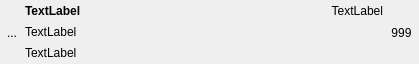
<?xml version="1.0" encoding="UTF-8"?>
<ui version="4.0">
 <class>ContactItemView</class>
 <widget class="QWidget" name="ContactItemView">
  <property name="geometry">
   <rect>
    <x>0</x>
    <y>0</y>
    <width>419</width>
    <height>64</height>
   </rect>
  </property>
  <property name="sizePolicy">
   <sizepolicy hsizetype="Preferred" vsizetype="Fixed">
    <horstretch>0</horstretch>
    <verstretch>0</verstretch>
   </sizepolicy>
  </property>
  <property name="focusPolicy">
   <enum>Qt::ClickFocus</enum>
  </property>
  <property name="contextMenuPolicy">
   <enum>Qt::DefaultContextMenu</enum>
  </property>
  <property name="windowTitle">
   <string>Form</string>
  </property>
  <layout class="QHBoxLayout" name="horizontalLayout_3">
   <property name="spacing">
    <number>1</number>
   </property>
   <property name="leftMargin">
    <number>0</number>
   </property>
   <property name="topMargin">
    <number>1</number>
   </property>
   <property name="rightMargin">
    <number>0</number>
   </property>
   <property name="bottomMargin">
    <number>0</number>
   </property>
   <item>
    <layout class="QVBoxLayout" name="verticalLayout_3">
     <property name="spacing">
      <number>0</number>
     </property>
     <property name="topMargin">
      <number>0</number>
     </property>
     <property name="bottomMargin">
      <number>0</number>
     </property>
     <item>
      <spacer name="verticalSpacer_3">
       <property name="orientation">
        <enum>Qt::Vertical</enum>
       </property>
       <property name="sizeHint" stdset="0">
        <size>
         <width>20</width>
         <height>3</height>
        </size>
       </property>
      </spacer>
     </item>
     <item>
      <widget class="QToolButton" name="toolButton_2">
       <property name="focusPolicy">
        <enum>Qt::NoFocus</enum>
       </property>
       <property name="contextMenuPolicy">
        <enum>Qt::NoContextMenu</enum>
       </property>
       <property name="text">
        <string>...</string>
       </property>
       <property name="icon">
        <iconset resource="rcc.qrc">
         <normaloff>:/icons/icon_avatar_40.png</normaloff>:/icons/icon_avatar_40.png</iconset>
       </property>
       <property name="iconSize">
        <size>
         <width>32</width>
         <height>32</height>
        </size>
       </property>
       <property name="autoRaise">
        <bool>true</bool>
       </property>
      </widget>
     </item>
     <item>
      <spacer name="verticalSpacer_4">
       <property name="orientation">
        <enum>Qt::Vertical</enum>
       </property>
       <property name="sizeHint" stdset="0">
        <size>
         <width>20</width>
         <height>3</height>
        </size>
       </property>
      </spacer>
     </item>
    </layout>
   </item>
   <item>
    <layout class="QVBoxLayout" name="verticalLayout">
     <property name="spacing">
      <number>0</number>
     </property>
     <item>
      <layout class="QHBoxLayout" name="horizontalLayout">
       <property name="spacing">
        <number>0</number>
       </property>
       <item>
        <widget class="QLabel" name="label_2">
         <property name="sizePolicy">
          <sizepolicy hsizetype="Expanding" vsizetype="Preferred">
           <horstretch>0</horstretch>
           <verstretch>0</verstretch>
          </sizepolicy>
         </property>
         <property name="font">
          <font>
           <weight>75</weight>
           <bold>true</bold>
          </font>
         </property>
         <property name="contextMenuPolicy">
          <enum>Qt::NoContextMenu</enum>
         </property>
         <property name="text">
          <string>TextLabel</string>
         </property>
         <property name="textInteractionFlags">
          <set>Qt::LinksAccessibleByMouse|Qt::TextSelectableByMouse</set>
         </property>
        </widget>
       </item>
       <item>
        <spacer name="horizontalSpacer">
         <property name="orientation">
          <enum>Qt::Horizontal</enum>
         </property>
         <property name="sizeType">
          <enum>QSizePolicy::Preferred</enum>
         </property>
         <property name="sizeHint" stdset="0">
          <size>
           <width>3</width>
           <height>20</height>
          </size>
         </property>
        </spacer>
       </item>
       <item>
        <widget class="QLabel" name="LabelLastMsgTime">
         <property name="sizePolicy">
          <sizepolicy hsizetype="Preferred" vsizetype="Preferred">
           <horstretch>0</horstretch>
           <verstretch>0</verstretch>
          </sizepolicy>
         </property>
         <property name="contextMenuPolicy">
          <enum>Qt::NoContextMenu</enum>
         </property>
         <property name="text">
          <string>TextLabel</string>
         </property>
         <property name="alignment">
          <set>Qt::AlignRight|Qt::AlignTrailing|Qt::AlignVCenter</set>
         </property>
         <property name="textInteractionFlags">
          <set>Qt::TextBrowserInteraction</set>
         </property>
        </widget>
       </item>
      </layout>
     </item>
     <item>
      <layout class="QHBoxLayout" name="horizontalLayout_2">
       <property name="spacing">
        <number>0</number>
       </property>
       <item>
        <widget class="QLabel" name="label_3">
         <property name="sizePolicy">
          <sizepolicy hsizetype="Expanding" vsizetype="Preferred">
           <horstretch>0</horstretch>
           <verstretch>0</verstretch>
          </sizepolicy>
         </property>
         <property name="contextMenuPolicy">
          <enum>Qt::NoContextMenu</enum>
         </property>
         <property name="text">
          <string>TextLabel</string>
         </property>
         <property name="textInteractionFlags">
          <set>Qt::TextBrowserInteraction</set>
         </property>
        </widget>
       </item>
       <item>
        <spacer name="horizontalSpacer_2">
         <property name="orientation">
          <enum>Qt::Horizontal</enum>
         </property>
         <property name="sizeType">
          <enum>QSizePolicy::Preferred</enum>
         </property>
         <property name="sizeHint" stdset="0">
          <size>
           <width>3</width>
           <height>20</height>
          </size>
         </property>
        </spacer>
       </item>
      </layout>
     </item>
     <item>
      <widget class="QLabel" name="label_4">
       <property name="sizePolicy">
        <sizepolicy hsizetype="Expanding" vsizetype="Preferred">
         <horstretch>0</horstretch>
         <verstretch>0</verstretch>
        </sizepolicy>
       </property>
       <property name="contextMenuPolicy">
        <enum>Qt::NoContextMenu</enum>
       </property>
       <property name="text">
        <string>TextLabel</string>
       </property>
       <property name="textInteractionFlags">
        <set>Qt::TextBrowserInteraction</set>
       </property>
      </widget>
     </item>
    </layout>
   </item>
   <item>
    <layout class="QVBoxLayout" name="verticalLayout_2">
     <property name="spacing">
      <number>0</number>
     </property>
     <property name="sizeConstraint">
      <enum>QLayout::SetMinimumSize</enum>
     </property>
     <item>
      <spacer name="verticalSpacer">
       <property name="orientation">
        <enum>Qt::Vertical</enum>
       </property>
       <property name="sizeHint" stdset="0">
        <size>
         <width>20</width>
         <height>3</height>
        </size>
       </property>
      </spacer>
     </item>
     <item>
      <widget class="QToolButton" name="toolButton">
       <property name="focusPolicy">
        <enum>Qt::NoFocus</enum>
       </property>
       <property name="contextMenuPolicy">
        <enum>Qt::NoContextMenu</enum>
       </property>
       <property name="toolTip">
        <string>1 Online status. 2 Unread message count.</string>
       </property>
       <property name="text">
        <string>999</string>
       </property>
       <property name="icon">
        <iconset resource="rcc.qrc">
         <normaloff>:/icons/online_30.png</normaloff>:/icons/online_30.png</iconset>
       </property>
       <property name="autoRepeat">
        <bool>false</bool>
       </property>
       <property name="autoExclusive">
        <bool>false</bool>
       </property>
       <property name="toolButtonStyle">
        <enum>Qt::ToolButtonTextUnderIcon</enum>
       </property>
       <property name="autoRaise">
        <bool>true</bool>
       </property>
      </widget>
     </item>
     <item>
      <spacer name="verticalSpacer_2">
       <property name="orientation">
        <enum>Qt::Vertical</enum>
       </property>
       <property name="sizeHint" stdset="0">
        <size>
         <width>20</width>
         <height>3</height>
        </size>
       </property>
      </spacer>
     </item>
    </layout>
   </item>
  </layout>
 </widget>
 <resources>
  <include location="rcc.qrc"/>
 </resources>
 <connections/>
</ui>
